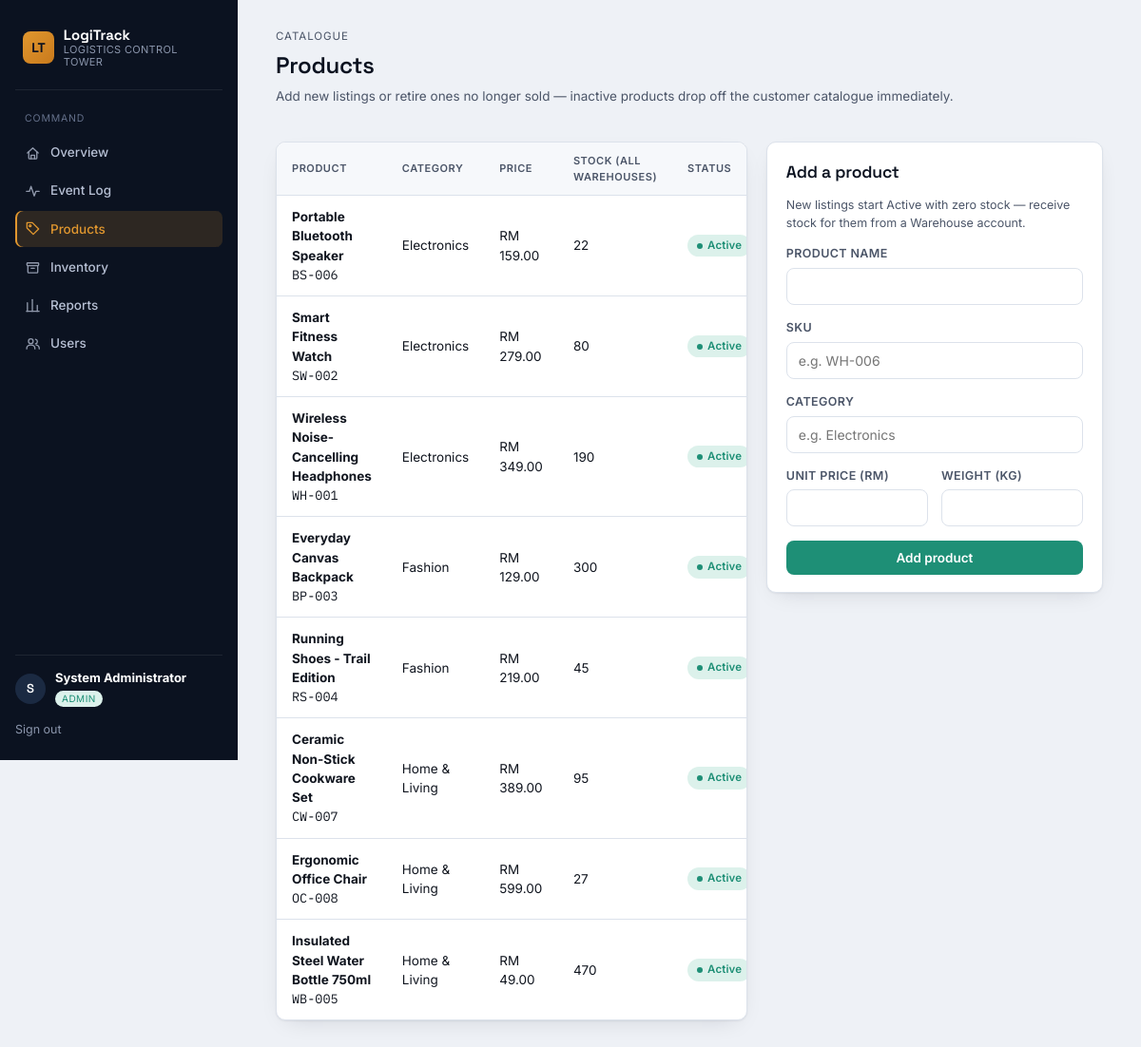
/admin/products (signed in), run on the app's committed database.
### tables this page shows
CREATE TABLE users (
    user_id         INTEGER PRIMARY KEY AUTOINCREMENT,
    username        TEXT UNIQUE NOT NULL,
    password_hash   TEXT NOT NULL,
    role            TEXT NOT NULL CHECK(role IN ('customer','warehouse','admin')),
    full_name       TEXT NOT NULL,
    email           TEXT,
    phone           TEXT,
    address         TEXT,
    warehouse_id    INTEGER REFERENCES warehouses(warehouse_id),
    is_active       INTEGER NOT NULL DEFAULT 1,
    register_date   TEXT DEFAULT (datetime('now'))
);

CREATE TABLE products (
    product_id      INTEGER PRIMARY KEY AUTOINCREMENT,
    product_name    TEXT NOT NULL,
    sku             TEXT UNIQUE NOT NULL,
    category        TEXT,
    unit_price      REAL NOT NULL,
    weight          REAL,
    product_status  TEXT DEFAULT 'Active'
);

### app.py (the view)
@app.route("/admin/products")
@login_required("admin")
def admin_products():
    products = g.db.execute(
        """SELECT p.*, COALESCE(SUM(i.quantity_on_hand),0) total_stock FROM products p
           LEFT JOIN inventory i ON i.product_id = p.product_id
           GROUP BY p.product_id ORDER BY p.category, p.product_name"""
    ).fetchall()
    return render_template("admin/products.html", products=products)

### app.py (called while the page is built)
@app.before_request
def load_logged_in_user():
    g.db = db.get_db()
    user_id = session.get("user_id")
    g.user = None
    if user_id:
        g.user = g.db.execute(
            "SELECT * FROM users WHERE user_id = ?", (user_id,)
        ).fetchone()
        if g.user and not g.user["is_active"]:
            session.clear()
            g.user = None

@app.context_processor
def inject_globals():
    return {"current_user": g.get("user"), "now": datetime.now()}

def login_required(role=None):
    def decorator(view):
        @wraps(view)
        def wrapped(*args, **kwargs):
            if g.user is None:
                flash("Please log in to continue.", "warning")
                return redirect(url_for("login"))
            if role and g.user["role"] != role:
                flash("You don't have access to that area.", "error")
                return redirect(url_for("home"))
            return view(*args, **kwargs)
        return wrapped
    return decorator

### database.py (called while the page is built)
def get_db():
    conn = sqlite3.connect(DB_PATH)
    conn.row_factory = sqlite3.Row
    conn.execute("PRAGMA foreign_keys = ON")
    return conn

### templates/admin/products.html (shortened to what this page needs)
{% extends "base.html" %}
{% block content %}
<div class="page-head"> <div> <span class="eyebrow">Catalogue</span> <h1>Products</h1>
<p class="desc">Add new listings or retire ones no longer sold — inactive products drop off the customer catalogue immediately.</p>
</div>
</div>
<div class="two-col">
<div class="table-wrap"> <table> <thead><tr><th>Product</th><th>Category</th><th>Price</th><th>Stock (all warehouses)</th><th>Status</th><th></th></tr></thead>
<tbody>
{% for p in products %}
<tr> <td><strong>{{ p.product_name }}</strong><br><span class="mono sku">{{ p.sku }}</span></td> <td>{{ p.category }}</td> <td>RM {{ "%.2f"|format(p.unit_price) }}</td> <td>{{ p.total_stock }}</td> <td>{% if p.product_status == 'Active' %}<span class="pill pill-teal">Active</span>{% else %}<span class="pill pill-grey">Inactive</span>{% endif %}</td>  </tr>
{% else %}
<tr class="empty-row"><td colspan="6">No products yet — add one to get started.</td></tr>
{% endfor %}
</tbody>
</table>
</div>
<div class="card"> <h3>Add a product</h3>
<p class="muted" style="font-size:12.5px;">New listings start Active with zero stock — receive stock for them from a Warehouse account.</p>
<form method="POST" action="{{ url_for('admin_add_product') }}" style="margin-top:14px;">
<div class="field"> <label for="product_name">Product name</label> <input type="text" name="product_name" id="product_name" required> </div>
<div class="field"> <label for="sku">SKU</label> <input type="text" name="sku" id="sku" placeholder="e.g. WH-006" required> </div>
<div class="field"> <label for="category">Category</label> <input type="text" name="category" id="category" placeholder="e.g. Electronics"> </div>
<div class="field-row">
<div class="field"> <label for="unit_price">Unit price (RM)</label> <input type="number" step="0.01" min="0.01" name="unit_price" id="unit_price" required> </div>
<div class="field"> <label for="weight">Weight (kg)</label> <input type="number" step="0.01" min="0" name="weight" id="weight"> </div>
</div>
<button type="submit" class="btn btn-teal btn-block">Add product</button>
</form>
</div>
</div>
{% endblock %}

### templates/base.html (shortened to what this page needs)
<!DOCTYPE html>
<html lang="en">
<head>
<link rel="stylesheet" href="{{ url_for('static', filename='style.css') }}">
</head>
<body class="{% if not current_user %}guest{% endif %}">
{% from "_icons.html" import icon %}
{% if current_user %}
<div class="shell">
<aside class="sidebar">
<div class="brand"> <span class="brand-mark">LT</span> <div class="brand-text"> <strong>LogiTrack</strong> <span>Logistics Control Tower</span> </div> </div>
<nav class="nav">
{% if current_user.role == 'customer' %}
<span class="nav-label">Shop</span>
<a href="{{ url_for('customer_dashboard') }}" class="{{ 'active' if request.endpoint=='customer_dashboard' }}">{{ icon('home') }}Overview</a>
<a href="{{ url_for('customer_products') }}" class="{{ 'active' if request.endpoint=='customer_products' }}">{{ icon('grid') }}Browse Products</a>
<a href="{{ url_for('customer_cart') }}" class="{{ 'active' if request.endpoint=='customer_cart' }}">{{ icon('cart') }}Cart{% set cc = session.get('cart', {}) | length %}{% if cc %}<span class="badge-count">{{ cc }}</span>{% endif %}</a>
<span class="nav-label">Account</span>
<a href="{{ url_for('customer_orders') }}" class="{{ 'active' if request.endpoint in ['customer_orders','customer_order_detail'] }}">{{ icon('package') }}My Orders</a>
{% elif current_user.role == 'admin' %}
<span class="nav-label">Command</span>
<a href="{{ url_for('admin_dashboard') }}" class="{{ 'active' if request.endpoint=='admin_dashboard' }}">{{ icon('home') }}Overview</a>
<a href="{{ url_for('admin_events') }}" class="{{ 'active' if request.endpoint=='admin_events' }}">{{ icon('activity') }}Event Log</a>
<a href="{{ url_for('admin_products') }}" class="{{ 'active' if request.endpoint=='admin_products' }}">{{ icon('tag') }}Products</a>
<a href="{{ url_for('admin_inventory') }}" class="{{ 'active' if request.endpoint=='admin_inventory' }}">{{ icon('archive') }}Inventory</a>
<a href="{{ url_for('admin_reports') }}" class="{{ 'active' if request.endpoint=='admin_reports' }}">{{ icon('chart') }}Reports</a>
<a href="{{ url_for('admin_users') }}" class="{{ 'active' if request.endpoint=='admin_users' }}">{{ icon('users') }}Users</a>
{% endif %}
</nav>
<div class="sidebar-foot">
<div class="user-chip"> <span class="avatar">{{ current_user.full_name[:1] }}</span> <div> <strong>{{ current_user.full_name }}</strong> <span class="role-pill role-{{ current_user.role }}">{{ current_user.role }}</span> </div> </div>
<a href="{{ url_for('logout') }}" class="logout-link">Sign out</a>
</div>
</aside>
<main class="content">
{% block content %}{% endblock %}
</main>
</div>
{% endif %}
</body>
</html>

### data on the page
users: full_name "S", full_name "System Administrator", role "ADMIN"
products: product_name "Portable Bluetooth Speaker", sku "BS-006", category "Electronics", unit_price "159.00", total_stock "22", product_status "Active"
products: product_name "Smart Fitness Watch", sku "SW-002", category "Electronics", unit_price "279.00", total_stock "80", product_status "Active"
products: product_name "Wireless Noise-Cancelling Headphones", sku "WH-001", category "Electronics", unit_price "349.00", total_stock "190", product_status "Active"
products: product_name "Everyday Canvas Backpack", sku "BP-003", category "Fashion", unit_price "129.00", total_stock "300", product_status "Active"
products: product_name "Running Shoes - Trail Edition", sku "RS-004", category "Fashion", unit_price "219.00", total_stock "45", product_status "Active"
products: product_name "Ceramic Non-Stick Cookware Set", sku "CW-007", category "Home & Living", unit_price "389.00", total_stock "95", product_status "Active"
products: product_name "Ergonomic Office Chair", sku "OC-008", category "Home & Living", unit_price "599.00", total_stock "27", product_status "Active"
products: product_name "Insulated Steel Water Bottle 750ml", sku "WB-005", category "Home & Living", unit_price "49.00", total_stock "470", product_status "Active"
